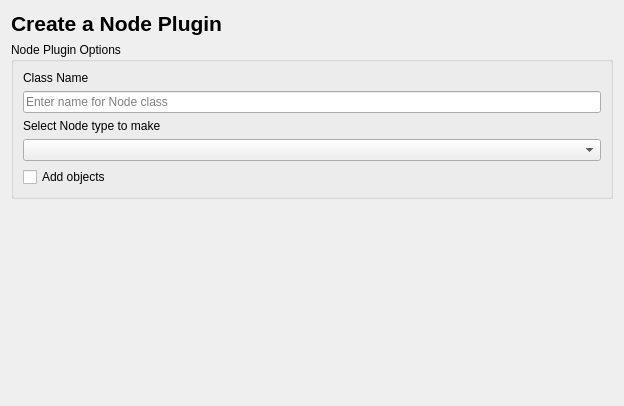
<?xml version="1.0" encoding="UTF-8"?>
<ui version="4.0">
 <class>NodePluginSelectionPage</class>
 <widget class="QWidget" name="NodePluginSelectionPage">
  <property name="geometry">
   <rect>
    <x>0</x>
    <y>0</y>
    <width>624</width>
    <height>406</height>
   </rect>
  </property>
  <property name="windowTitle">
   <string>Form</string>
  </property>
  <layout class="QVBoxLayout" name="verticalLayout">
   <item>
    <layout class="QGridLayout" name="gridLayout">
     <item row="0" column="0">
      <widget class="QLabel" name="lbl_title">
       <property name="font">
        <font>
         <pointsize>16</pointsize>
         <weight>75</weight>
         <bold>true</bold>
        </font>
       </property>
       <property name="text">
        <string>Create a Node Plugin</string>
       </property>
      </widget>
     </item>
     <item row="1" column="0">
      <widget class="QGroupBox" name="gbx_NodeOptions">
       <property name="title">
        <string>Node Plugin Options</string>
       </property>
       <layout class="QGridLayout" name="gridLayout_2">
        <item row="4" column="0" colspan="2">
         <widget class="QCheckBox" name="cbx_addObjs">
          <property name="text">
           <string>Add objects</string>
          </property>
         </widget>
        </item>
        <item row="3" column="0" colspan="2">
         <widget class="QComboBox" name="cmbo_nodeType"/>
        </item>
        <item row="0" column="0" colspan="2">
         <widget class="QLabel" name="lbl_className">
          <property name="text">
           <string>Class Name</string>
          </property>
         </widget>
        </item>
        <item row="1" column="0" colspan="2">
         <widget class="QLineEdit" name="line_className">
          <property name="placeholderText">
           <string>Enter name for Node class</string>
          </property>
         </widget>
        </item>
        <item row="2" column="0" colspan="2">
         <widget class="QLabel" name="lbl_nodeType">
          <property name="text">
           <string>Select Node type to make</string>
          </property>
         </widget>
        </item>
       </layout>
      </widget>
     </item>
    </layout>
   </item>
   <item>
    <spacer name="verticalSpacer">
     <property name="orientation">
      <enum>Qt::Vertical</enum>
     </property>
     <property name="sizeHint" stdset="0">
      <size>
       <width>20</width>
       <height>40</height>
      </size>
     </property>
    </spacer>
   </item>
  </layout>
 </widget>
 <resources/>
 <connections/>
</ui>
